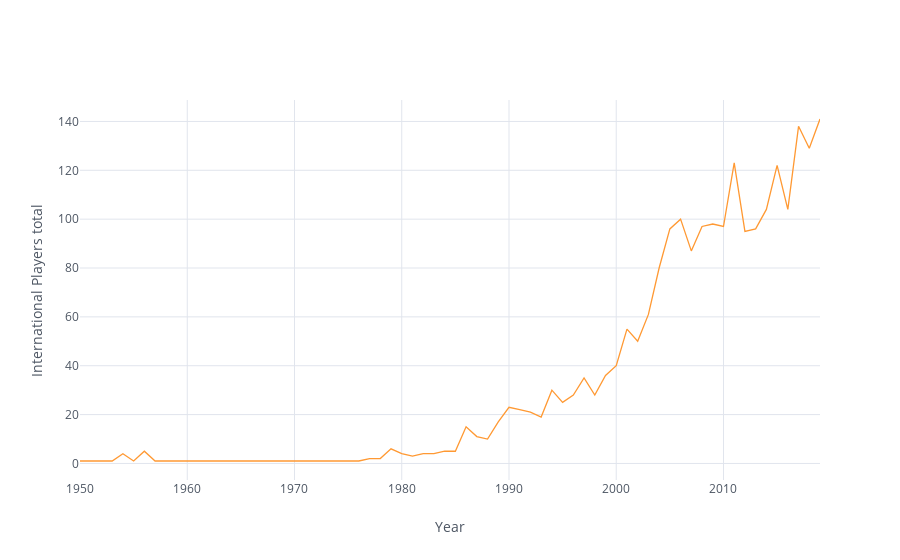

Notebook code for this chart:
### Markdown cell above
Number of international players per year

### Code cell
stati.Player.groupby(stati.Year).count().iplot(kind='line', xTitle='Year', yTitle='International Players total')

### Figure 1 — Plotly figure (JSON) as saved in the notebook; plotly's stock layout.template omitted (floating-point values rounded to 4 significant figures)
{"data": [{"line": {"color": "rgba(255, 153, 51, 1.0)", "dash": "solid", "shape": "linear", "width": 1.3}, "mode": "lines", "name": "Player", "text": "", "type": "scatter", "uid": "f4d21d05-995c-4813-bdbd-c0b1a284b95a", "x": [1950, 1951, 1952, 1953, 1954, 1955, 1956, 1957, 1958, 1974, 1975, 1976, 1977, 1978, 1979, 1980, 1981, 1982, 1983, 1984, 1985, 1986, 1987, 1988, 1989, 1990, 1991, 1992, 1993, 1994, 1995, 1996, 1997, 1998, 1999, 2000, 2001, 2002, 2003, 2004, 2005, 2006, 2007, 2008, 2009, 2010, 2011, 2012, 2013, 2014, 2015, 2016, 2017, 2018, 2019], "y": [1, 1, 1, 1, 4, 1, 5, 1, 1, 1, 1, 1, 2, 2, 6, 4, 3, 4, 4, 5, 5, 15, 11, 10, 17, 23, 22, 21, 19, 30, 25, 28, 35, 28, 36, 40, 55, 50, 61, 80, 96, 100, 87, 97, 98, 97, 123, 95, 96, 104, 122, 104, 138, 129, 141]}], "layout": {"legend": {"bgcolor": "#FFFFFF", "font": {"color": "#4D5663"}}, "paper_bgcolor": "#FFFFFF", "plot_bgcolor": "#FFFFFF", "title": {"font": {"color": "#4D5663"}}, "xaxis": {"gridcolor": "#E1E5ED", "showgrid": true, "tickfont": {"color": "#4D5663"}, "title": {"font": {"color": "#4D5663"}, "text": "Year"}, "zerolinecolor": "#E1E5ED"}, "yaxis": {"gridcolor": "#E1E5ED", "showgrid": true, "tickfont": {"color": "#4D5663"}, "title": {"font": {"color": "#4D5663"}, "text": "International Players total"}, "zerolinecolor": "#E1E5ED"}}}
